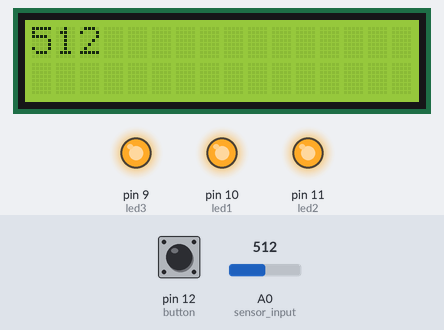
A sketch run on a simulated Arduino Uno, built with avr-gcc and run on an emulated ATmega328P. On the bench: 16×2 character LCD, output pins drawn as LEDs (lit = HIGH). Inputs (shaded band) come from the test bench; at power-on: pin 12 (button) LOW, A0 (sensor_input) = 512. What the sketch prints to the serial monitor is not drawn.

Above: at 1.2 s.
1.3 s: pin 12 (button) pulled HIGH for 1 s
At 3.4 s:
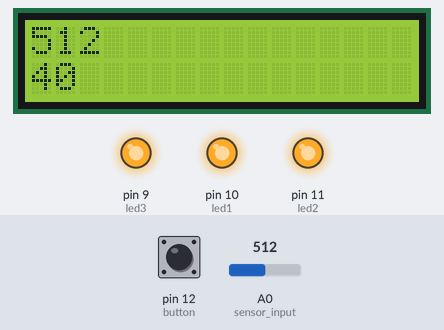
3.8 s: A0 (sensor_input) set to 42
At 4.4 s:
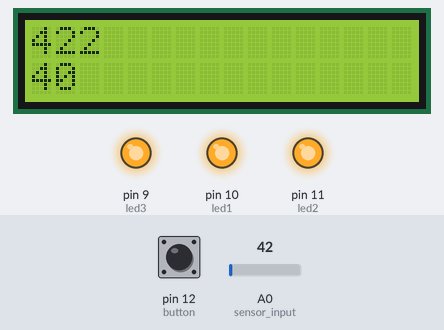
5.3 s: A0 (sensor_input) set to 36
At 5.7 s:
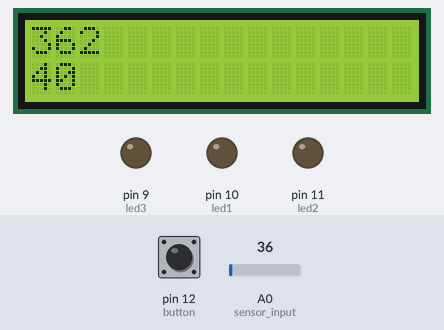
6.8 s: pin 12 (button) pulled HIGH for 0.3 s
At 7.9 s:
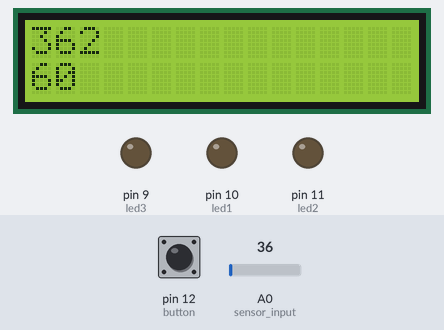
8.6 s: A0 (sensor_input) set to 0
At 10.1 s:
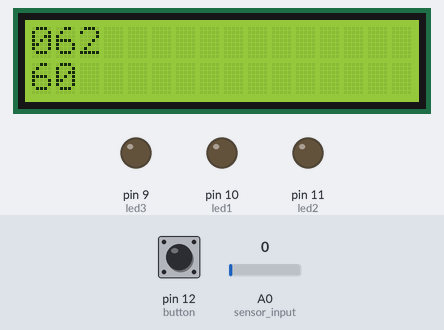
Timing chart, 0 to 11.3 s (numbered marks = the images above; inputs shaded):
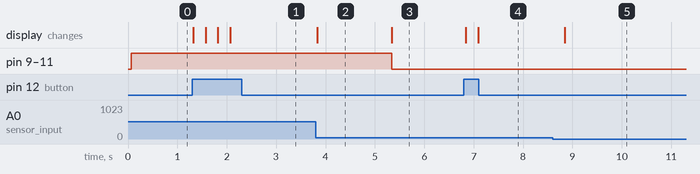

Measured:
- the behaviour switches between 40 and 39 on A0 (sensor_input) (found by bisection; images 2 and 3)
- after the input at 1.3 s, the display: first changes at once (image 1 shows a later state)
- after the input at 3.8 s, the display: changes at once (image 2)
- after the input at 5.3 s, pin 9 (led3), pin 10 (led1), pin 11 (led2): HIGH → LOW at once; the display: changes at once (image 3)
- after the input at 6.8 s, the display: first changes at once (image 4 shows a later state)
- after the input at 8.6 s, the display: changes after 0.25 s (image 5)

The sketch:

settings.ino
```cpp
#include <LiquidCrystal.h>

int value_set = 0;
int btn_state;
int sensor_value;
const int sensor_input = A0;
const int button = 12;
const int led1 = 10;
const int led2 = 11;
const int led3 = 9;

const int rs = 2, en = 3, d4 = 4, d5 = 5, d6 = 6, d7 = 7;
LiquidCrystal lcd(rs, en, d4, d5, d6, d7);

void setup() {

  pinMode(button, INPUT);
  pinMode(led1, OUTPUT);
  pinMode(led2, OUTPUT);
  pinMode(led3, OUTPUT);
  pinMode(sensor_input, INPUT);
  Serial.begin(9600);
  lcd.begin(16,2);

}

void loop() {
  btn_state = digitalRead(button);
  sensor_value = analogRead(sensor_input);
  Serial.println(sensor_value);
  lcd.setCursor(0,0);
  lcd.print(sensor_value);

  lcd.setCursor(0,1);

  if(btn_state == HIGH){
    lcd.print(value_set += 10);
  }

  if(sensor_value >= value_set){
    digitalWrite(led1, HIGH);
    digitalWrite(led2, HIGH);
    digitalWrite(led3, HIGH);
  }else{
    digitalWrite(led1, LOW);
    digitalWrite(led2, LOW);
    digitalWrite(led3, LOW);
  }
  delay(250);
}
```
